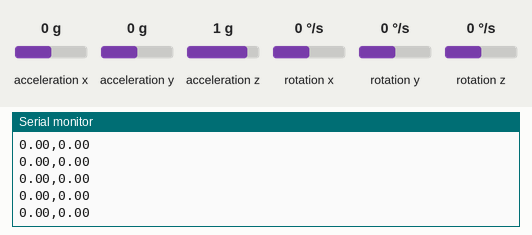
A sketch run on a simulated Arduino Uno, built with avr-gcc and run on an emulated ATmega328P. On the bench: the last lines printed to the serial monitor. The inputs (shaded band) are chosen by the test bench; at power-on: acceleration x 0 g, acceleration y 0 g, acceleration z 1 g, rotation x 0 °/s, rotation y 0 °/s, rotation z 0 °/s.

Above: at 1.2 s.
1.3 s: acceleration x set to -1.4 g
At 1.33 s:
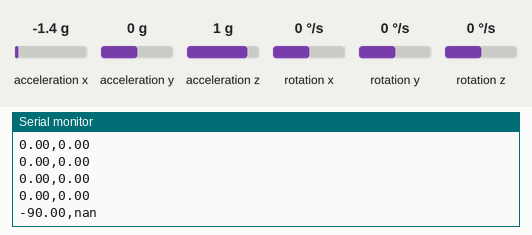
3.2 s: acceleration y set to -1.4 g
At 3.24 s:
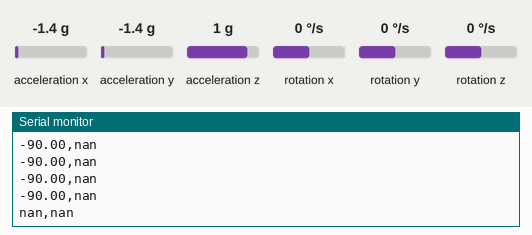
5.1 s: acceleration x set to -0.8 g
At 5.13 s:
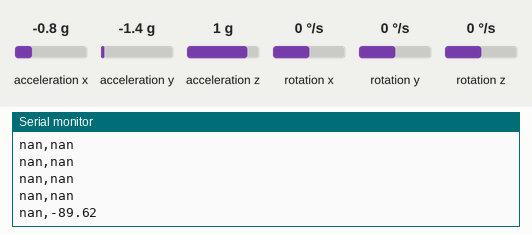
7.0 s: acceleration z set to -1.4 g
At 7.04 s:
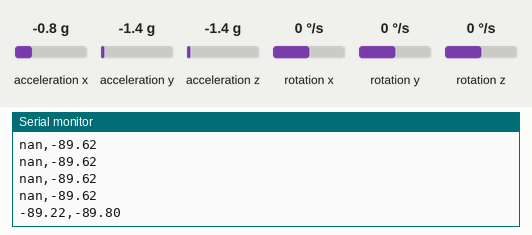

The sketch:

mpu6050_proj.ino
```cpp
#include <Wire.h>
#include <MPU6050.h>

MPU6050 mpu;

void setup() {
  Serial.begin(115200);  // match Processing serial speed
  Wire.begin();
  mpu.initialize();

  if (!mpu.testConnection()) {
    Serial.println("MPU6050 connection failed!");
    while (1);
  }
  Serial.println("MPU6050 ready!");
}

void loop() {
  int16_t ax, ay, az;
  int16_t gx, gy, gz;

  // Read raw accelerometer and gyroscope values
  mpu.getMotion6(&ax, &ay, &az, &gx, &gy, &gz);

  // Convert accelerometer data to pitch and roll (in degrees)
  float pitch = atan2(ax, sqrt(ay*ay + az*az)) * 180.0 / PI;
  float roll  = atan2(ay, sqrt(ax*ax + az*az)) * 180.0 / PI;

  // Send pitch and roll to Processing
  Serial.print(pitch);
  Serial.print(",");
  Serial.println(roll);

  delay(50); // 20Hz update rate
}
```

Measured:
- after the input at 1.3 s, the serial monitor: prints a new line at once (image 1)
- after the input at 3.2 s, the serial monitor: prints a new line at once (image 2)
- after the input at 5.1 s, the serial monitor: prints a new line at once (image 3)
- after the input at 7.0 s, the serial monitor: prints a new line at once (image 4)
